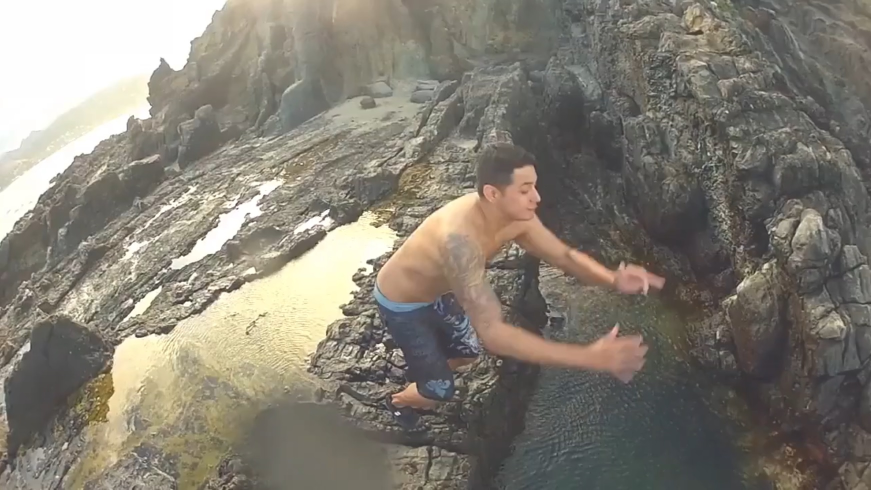
#> input picture data/ori.jpg, 1742 x 979 px, found by its file name (shown at 1/2 size)
$ python blend_image.py
#> lines starting #> are read from the running program, lines starting #| are printed output that depends on the picture
import cv2

ori=cv2.imread("data/ori.jpg")
#> ori is the input picture: shape (979, 1742, 3); mean B, G, R 116.4, 127, 132.2
styled=cv2.imread("data/styled.jpg")
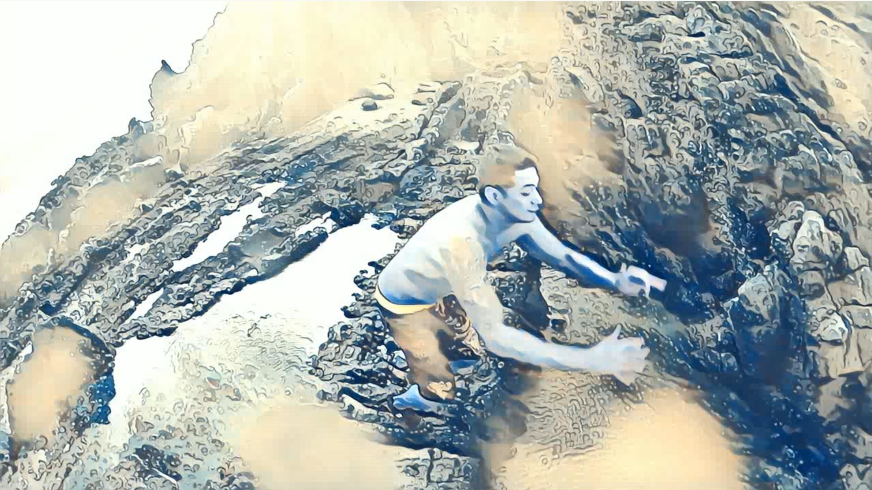
#> input picture data/styled.jpg, 1743 x 980 px, found by its file name (shown at 1/2 size)
#> styled is the input picture: shape (980, 1743, 3); mean B, G, R 174.5, 179.9, 172.7
styled=cv2.resize(styled,(ori.shape[1],ori.shape[0]))
#> styled: shape (979, 1742, 3)

# [6 lines of commented-out code are left out]

alpha_slider_max = 100

window_title = "Blended image"

def on_trackbar(val):
    # alpha = val / alpha_slider_max
    alpha = val / alpha_slider_max

    beta = ( 1.0 - alpha )
    dst = cv2.addWeighted(ori, alpha, styled, beta, 0.0)
    cv2.imshow(window_title, dst)

cv2.namedWindow(window_title)
trackbar_name = 'Alpha x %d' % alpha_slider_max
cv2.createTrackbar(trackbar_name, window_title , 0, alpha_slider_max, on_trackbar)
#> slider 'Alpha x 100' is set to 33
on_trackbar(0)
cv2.waitKey()
#> call 2 of on_trackbar, with val = 33
#> in on_trackbar (call 2), `dst = cv2.addWeighted(ori, alpha, styled, beta, 0.0)`:
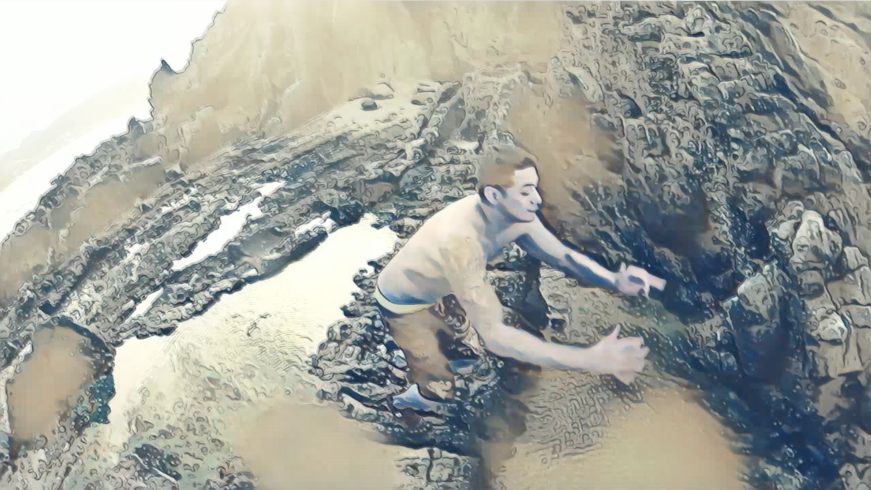
#> dst: shape (979, 1742, 3) (shown at 1/2 size); mean B, G, R 155.3, 162.4, 159.3
